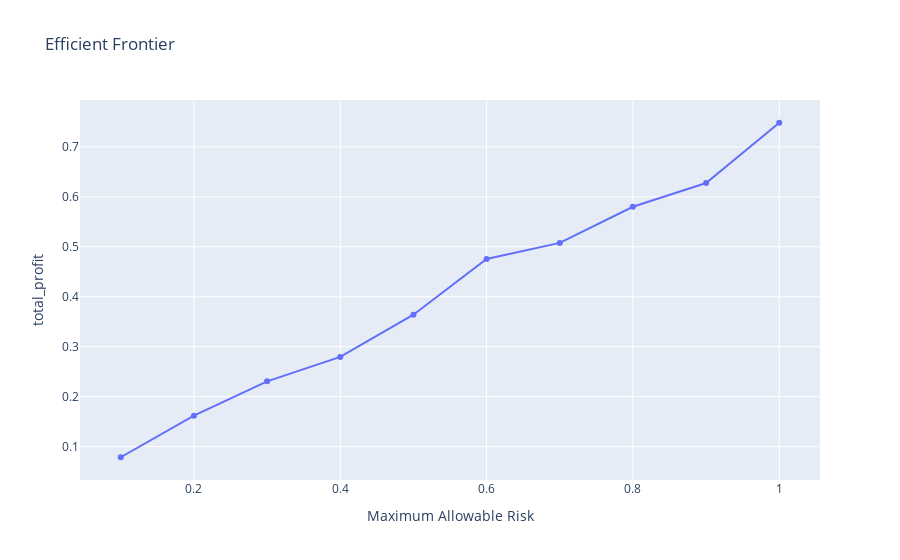

Notebook cell for this chart:
### Markdown cell above
#### Effiecient Frontier

### Code cell
# Create the Efficient Frontier line chart
fig = px.line(results, x='R', y='total_profit', title='Efficient Frontier',
              labels={'R': 'Maximum Allowable Risk', 'total_return': 'Total Return'},
              markers=True)

# Show the plot
fig.show()

### Figure 1 — Plotly figure (JSON) as saved in the notebook; plotly's stock layout.template omitted (floating-point values rounded to 4 significant figures)
{"data": [{"hovertemplate": "Maximum Allowable Risk=%{x}<br>total_profit=%{y}<extra></extra>", "legendgroup": "", "line": {"color": "#636efa", "dash": "solid"}, "marker": {"symbol": "circle"}, "mode": "lines+markers", "name": "", "orientation": "v", "showlegend": false, "type": "scatter", "x": [0.1, 0.2, 0.3, 0.4, 0.5, 0.6, 0.7, 0.8, 0.9, 1], "xaxis": "x", "y": [0.07869, 0.1619, 0.2307, 0.2795, 0.364, 0.4756, 0.5078, 0.5801, 0.6277, 0.7484], "yaxis": "y"}], "layout": {"legend": {"tracegroupgap": 0}, "title": {"text": "Efficient Frontier"}, "xaxis": {"anchor": "y", "domain": [0, 1], "title": {"text": "Maximum Allowable Risk"}}, "yaxis": {"anchor": "x", "domain": [0, 1], "title": {"text": "total_profit"}}}}
